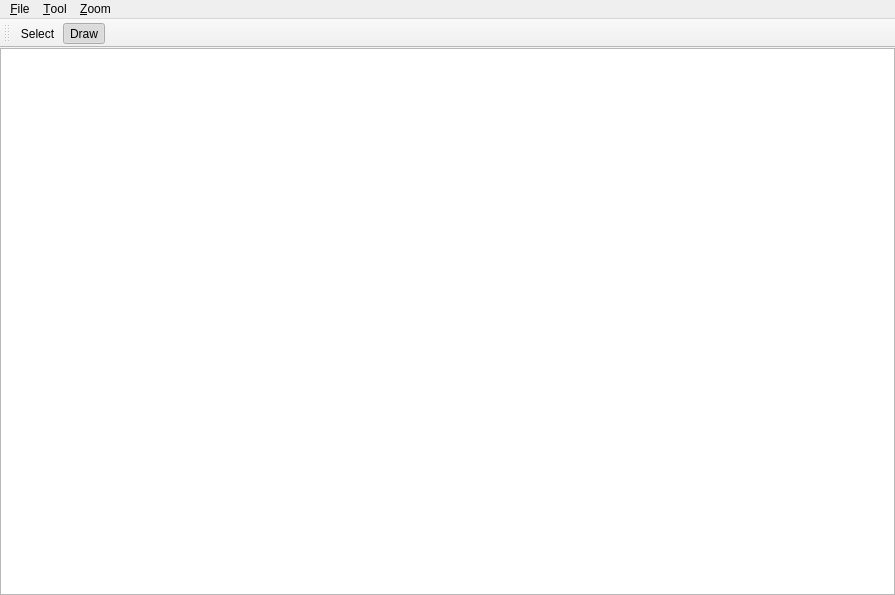
<?xml version="1.0" encoding="UTF-8"?>
<ui version="4.0">
 <class>MainWindow</class>
 <widget class="QMainWindow" name="MainWindow">
  <property name="geometry">
   <rect>
    <x>0</x>
    <y>0</y>
    <width>895</width>
    <height>595</height>
   </rect>
  </property>
  <property name="windowTitle">
   <string>MainWindow</string>
  </property>
  <widget class="QWidget" name="centralWidget">
   <layout class="QHBoxLayout" name="horizontalLayout">
    <property name="leftMargin">
     <number>0</number>
    </property>
    <property name="topMargin">
     <number>0</number>
    </property>
    <property name="rightMargin">
     <number>0</number>
    </property>
    <property name="bottomMargin">
     <number>0</number>
    </property>
    <item>
     <widget class="QGraphicsView" name="gvMain"/>
    </item>
   </layout>
  </widget>
  <widget class="QMenuBar" name="menuBar">
   <property name="geometry">
    <rect>
     <x>0</x>
     <y>0</y>
     <width>895</width>
     <height>18</height>
    </rect>
   </property>
   <widget class="QMenu" name="menu_File">
    <property name="title">
     <string>&amp;File</string>
    </property>
    <addaction name="actFileExit"/>
   </widget>
   <widget class="QMenu" name="menu_Zoom">
    <property name="title">
     <string>&amp;Zoom</string>
    </property>
   </widget>
   <widget class="QMenu" name="menu_Tool">
    <property name="title">
     <string>&amp;Tool</string>
    </property>
   </widget>
   <addaction name="menu_File"/>
   <addaction name="menu_Tool"/>
   <addaction name="menu_Zoom"/>
  </widget>
  <widget class="QToolBar" name="mainToolBar">
   <attribute name="toolBarArea">
    <enum>TopToolBarArea</enum>
   </attribute>
   <attribute name="toolBarBreak">
    <bool>false</bool>
   </attribute>
   <addaction name="actActionSelect"/>
   <addaction name="actActionDraw"/>
  </widget>
  <action name="actFileExit">
   <property name="text">
    <string>E&amp;xit</string>
   </property>
  </action>
  <action name="actActionSelect">
   <property name="checkable">
    <bool>true</bool>
   </property>
   <property name="checked">
    <bool>false</bool>
   </property>
   <property name="text">
    <string>Select</string>
   </property>
   <property name="toolTip">
    <string>Select objects</string>
   </property>
  </action>
  <action name="actActionDraw">
   <property name="checkable">
    <bool>true</bool>
   </property>
   <property name="checked">
    <bool>true</bool>
   </property>
   <property name="text">
    <string>Draw</string>
   </property>
   <property name="toolTip">
    <string>Draw free-hand shapes</string>
   </property>
  </action>
 </widget>
 <layoutdefault spacing="6" margin="11"/>
 <resources/>
 <connections>
  <connection>
   <sender>actFileExit</sender>
   <signal>triggered()</signal>
   <receiver>MainWindow</receiver>
   <slot>close()</slot>
   <hints>
    <hint type="sourcelabel">
     <x>-1</x>
     <y>-1</y>
    </hint>
    <hint type="destinationlabel">
     <x>447</x>
     <y>297</y>
    </hint>
   </hints>
  </connection>
 </connections>
</ui>
